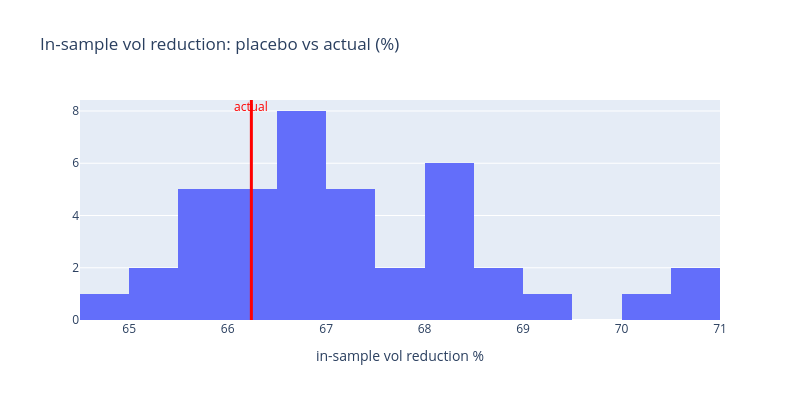

The code cell stored with this chart in its notebook:
### Markdown cell above
### Adversarial check: placebo permutation test

Key question: is the in-sample vol reduction real diversification or an artifact of
optimizing 53 free parameters against a noisy covariance? **Placebo**: independently
shuffle each wallet's daily series within train - this destroys all cross-wallet
correlation while preserving each wallet's marginal distribution exactly. Refit minvar
on each shuffled matrix. If the "actual" in-sample reduction falls inside the placebo
distribution, it is pure noise-mining.

### Code cell
rng = np.random.default_rng(7)
w_bl_scaled = w_eq * TARGET_PNL / (A_tr @ w_eq).sum()

def in_sample_vol_red(Am):
    w = minvar_at_target(Am, TARGET_PNL, delta=0.0)
    return 100 * (1 - (Am @ w).std() / (Am @ w_bl_scaled).std())

vol_red_actual = in_sample_vol_red(A_tr)
print(f'ACTUAL in-sample vol reduction @500k: {vol_red_actual:.1f}%')

placebo = []
for b in range(PLACEBO_N):
    Ap = A_tr.copy()
    for j in range(N):
        Ap[:, j] = rng.permutation(Ap[:, j])
    placebo.append(in_sample_vol_red(Ap))
placebo = np.array(placebo)

pct = 100 * (placebo < vol_red_actual).mean()
print(f'PLACEBO ({PLACEBO_N} shuffles): mean={placebo.mean():.1f}%  '
      f'median={np.median(placebo):.1f}%  '
      f'p10-p90=[{np.percentile(placebo, 10):.1f}, {np.percentile(placebo, 90):.1f}]')
print(f'percentile of actual within placebo distribution: {pct:.0f}%')
if pct < 95:
    print('=> actual reduction NOT distinguishable from noise-mining on independent series')

fig = go.Figure(go.Histogram(x=placebo, nbinsx=12, name='placebo'))
fig.add_vline(x=vol_red_actual, line_width=3, line_color='red')
fig.add_annotation(x=vol_red_actual, yref='paper', y=1.02,
                   text='actual', showarrow=False, font_color='red')
fig.update_layout(title=f'In-sample vol reduction: placebo vs actual (%)',
                  xaxis_title='in-sample vol reduction %', width=800, height=400)
fig.show()

### Figure 1 — Plotly figure (JSON) as saved in the notebook; plotly's stock layout.template omitted (floating-point values rounded to 4 significant figures)
{"data": [{"name": "placebo", "nbinsx": 12, "type": "histogram", "x": [67.31, 68.78, 67.63, 64.94, 65.44, 67.43, 65.66, 66.84, 65.32, 66.51, 68.3, 66.12, 65.97, 68.23, 65.58, 70.12, 68.49, 68.02, 66.42, 67.18, 65.84, 70.5, 68.46, 65.79, 68.05, 67.1, 70.54, 68.94, 66.23, 66.79, 67.42, 66.97, 67.66, 66.79, 69.26, 66.05, 66.58, 66.12, 66.68, 66.86]}], "layout": {"annotations": [{"font": {"color": "red"}, "showarrow": false, "text": "actual", "x": 66.24, "y": 1.02, "yref": "paper"}], "height": 400, "shapes": [{"line": {"color": "red", "width": 3}, "type": "line", "x0": 66.24, "x1": 66.24, "xref": "x", "y0": 0, "y1": 1, "yref": "y domain"}], "title": {"text": "In-sample vol reduction: placebo vs actual (%)"}, "width": 800, "xaxis": {"title": {"text": "in-sample vol reduction %"}}}}
